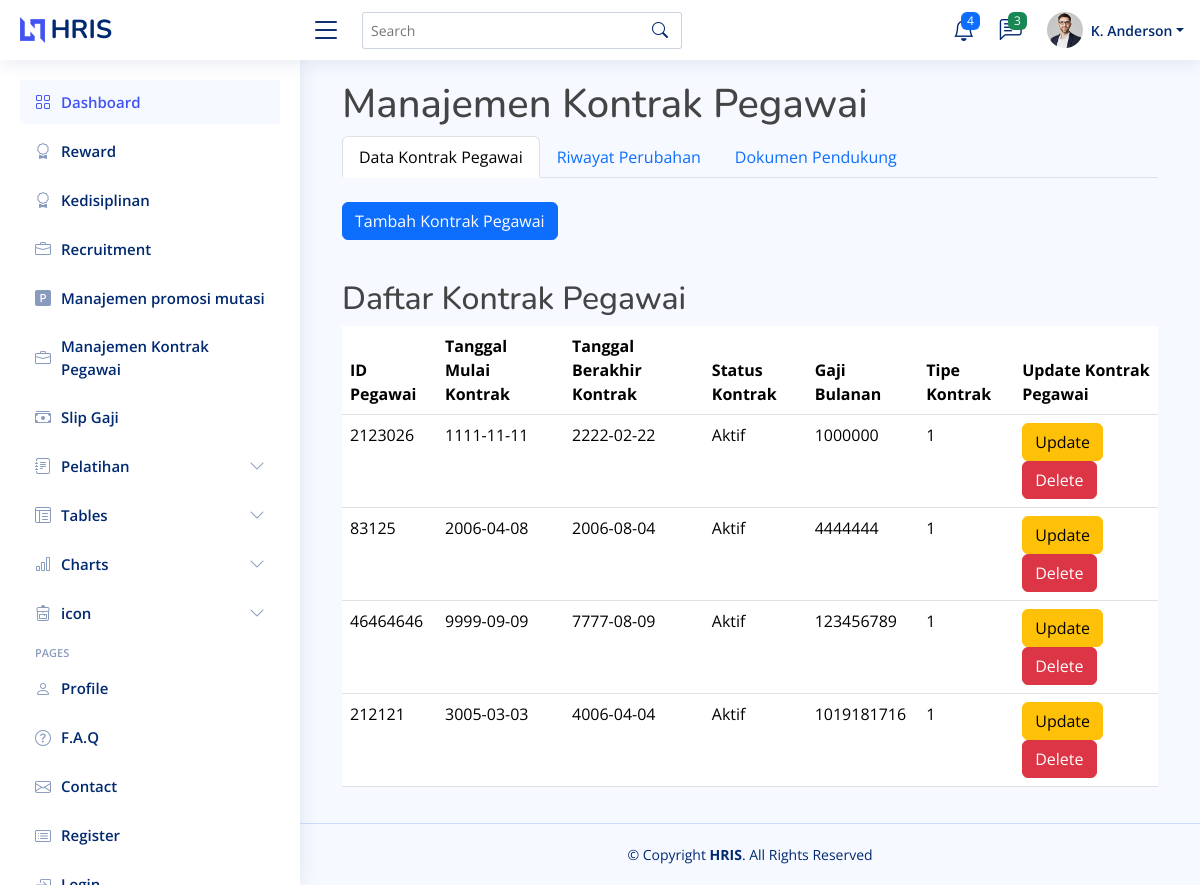
The page /kontrak_pegawai/index.php on the database its author committed.
### kontrak_pegawai/index.php (the view, shortened to what this page needs)
<?php
include '../template/header.php';
include '../template/sidebar.php';
include '../connection.php';
function getData($table) {
    global $conn;
    $result = $conn->query("SELECT * FROM `$table` WHERE `status_kontrak` = 'Aktif'");
    if ($result) {
        return $result->fetch_all(MYSQLI_ASSOC);
    } else {
        return [];
    }
}
$kontrak_pegawai = getData('kontrak pegawai');
?>
<main id="main" class="main">
    <div class="container">
        <h1>Manajemen Kontrak Pegawai</h1>
        <ul class="nav nav-tabs" id="kontrakPegawaiTab" role="tablist">
            <li class="nav-item" role="presentation">
                <a class="nav-link active" id="kontrak-tab" data-bs-toggle="tab" href="#kontrak" role="tab" aria-controls="kontrak" aria-selected="true">Data Kontrak Pegawai</a>
            </li>
            <li class="nav-item" role="presentation">
                <a class="nav-link" id="riwayat-tab" data-bs-toggle="tab" href="#riwayat" role="tab" aria-controls="riwayat" aria-selected="false">Riwayat Perubahan</a>
            </li>
            <li class="nav-item" role="presentation">
                <a class="nav-link" id="dokumen-tab" data-bs-toggle="tab" href="#dokumen" role="tab" aria-controls="dokumen" aria-selected="false">Dokumen Pendukung</a>
            </li>
        </ul>
        <div class="tab-content" id="kontrakPegawaiTabContent">
            <div class="tab-pane fade show active" id="kontrak" role="tabpanel" aria-labelledby="kontrak-tab">
                <button class="btn btn-primary mb-3" onclick="window.location.href='submit_kontrak.php'">Tambah Kontrak Pegawai</button>
                <h2 class="mt-4">Daftar Kontrak Pegawai</h2>
                <table class="table">
                    <thead>
                        <tr>
                            <th>ID Pegawai</th>
                            <th>Tanggal Mulai Kontrak</th>
                            <th>Tanggal Berakhir Kontrak</th>
                            <th>Status Kontrak</th>
                            <th>Gaji Bulanan</th>
                            <th>Tipe Kontrak</th>
                            <th>Update Kontrak Pegawai</th>
                        </tr>
                    </thead>
                    <tbody>
                        <?php foreach ($kontrak_pegawai as $row): ?>
                            <tr>
                                <td><?= $row['id_pegawai'] ?></td>
                                <td><?= $row['tanggal_mulai_kontrak'] ?></td>
                                <td><?= $row['tanggal_berakhir_kontrak'] ?></td>
                                <td><?= $row['status_kontrak'] ?></td>
                                <td><?= $row['gaji_bulanan'] ?></td>
                                <td><?= $row['tipe_kontrak'] ?></td>
                                <td>
                                    <a href="edit_kontrak.php?id=<?= $row['id_pegawai'] ?>" class="btn btn-warning">Update</a>
                                    <a href="delete_kontrak.php?id=<?= $row['id_pegawai'] ?>" class="btn btn-danger" onclick="return confirm('Are you sure you want to delete this contract?');">Delete</a>
                                </td>
                            </tr>
                        <?php endforeach; ?>
                    </tbody>
                </table>
            </div>
        </div>
    </div>
</main>
<?php
include '../template/footer.php';
?>

### template/header.php (shortened to what this page needs)
<!DOCTYPE html>
<html lang="en">
<head>
    <link href="<?php echo BASE_URL; ?>/hris/assets/vendor/bootstrap/css/bootstrap.min.css" rel="stylesheet">
    <link href="<?php echo BASE_URL; ?>/hris/assets/vendor/bootstrap-icons/bootstrap-icons.css" rel="stylesheet">
    <link href="<?php echo BASE_URL; ?>/hris/assets/vendor/boxicons/css/boxicons.min.css" rel="stylesheet">
    <link href="<?php echo BASE_URL; ?>/hris/assets/vendor/quill/quill.snow.css" rel="stylesheet">
    <link href="<?php echo BASE_URL; ?>/hris/assets/vendor/quill/quill.bubble.css" rel="stylesheet">
    <link href="<?php echo BASE_URL; ?>/hris/assets/vendor/remixicon/remixicon.css" rel="stylesheet">
    <link href="<?php echo BASE_URL; ?>/hris/assets/vendor/simple-datatables/style.css" rel="stylesheet">
    <link href="<?php echo BASE_URL; ?>/hris/assets/css/style.css" rel="stylesheet">
</head>
<body>
    <header id="header" class="header fixed-top d-flex align-items-center">
        <div class="d-flex align-items-center justify-content-between">
            <a href="index.html" class="logo d-flex align-items-center">
                <img src="<?php echo BASE_URL; ?>/hris/assets/img/logo.png" alt="">
                <span class="d-none d-lg-block">HRIS</span>
            </a>
            <i class="bi bi-list toggle-sidebar-btn"></i>
        </div>
        <div class="search-bar">
            <form class="search-form d-flex align-items-center" method="POST" action="#">
                <input type="text" name="query" placeholder="Search" title="Enter search keyword">
                <button type="submit" title="Search"><i class="bi bi-search"></i></button>
            </form>
        </div>
        <nav class="header-nav ms-auto">
            <ul class="d-flex align-items-center">
                <li class="nav-item dropdown">
                    <a class="nav-link nav-icon" href="#" data-bs-toggle="dropdown">
                        <i class="bi bi-bell"></i>
                        <span class="badge bg-primary badge-number">4</span>
                    </a>
                </li>
                <li class="nav-item dropdown">
                    <a class="nav-link nav-icon" href="#" data-bs-toggle="dropdown">
                        <i class="bi bi-chat-left-text"></i>
                        <span class="badge bg-success badge-number">3</span>
                    </a>
                </li>
                <li class="nav-item dropdown pe-3">
                    <a class="nav-link nav-profile d-flex align-items-center pe-0" href="#" data-bs-toggle="dropdown">
                        <img src="<?php echo BASE_URL; ?>/hris/assets/img/profile-img.jpg" alt="Profile" class="rounded-circle">
                        <span class="d-none d-md-block dropdown-toggle ps-2">K. Anderson</span>
                    </a>
                </li>
            </ul>
        </nav>
    </header>

### template/sidebar.php (shortened to what this page needs)
<aside id="sidebar" class="sidebar">
    <ul class="sidebar-nav" id="sidebar-nav">
        <li class="nav-item">
            <a class="nav-link " href="<?php echo BASE_URL; ?>/hris/index.php">
                <i class="bi bi-grid"></i>
                <span>Dashboard</span>
            </a>
        </li>
        <li class="nav-item">
            <a class="nav-link collapsed" data-bs-target="#components-nav" data-bs-toggle="collapse" href="<?php echo BASE_URL; ?>/hris/reward/index.php">
                <i class="bi bi-award"></i><span>Reward</span></i>
            </a>
        </li>
        <li class="nav-item">
            <a class="nav-link collapsed" data-bs-target="#components-nav" data-bs-toggle="collapse" href="<?php echo BASE_URL; ?>/hris/kedisiplinan/index.php">
                <i class="bi bi-award"></i><span>Kedisiplinan</span></i>
            </a>
        </li>
        <li class="nav-item">
            <a class="nav-link collapsed" href="<?php echo BASE_URL; ?>/hris/recruitment/index.php">
                <i class="bi bi-briefcase"></i><span>Recruitment</span>
            </a>
        </li>
        <li class="nav-item">
            <a class="nav-link collapsed" href="<?php echo BASE_URL; ?>/hris/promosi_mutasi/promosi.php">
            <i class="bi bi-p-square-fill"></i><span>Manajemen promosi mutasi</span>
        </a>
        </li>
        <li class="nav-item">
        <a class="nav-link collapsed" href="<?php echo BASE_URL; ?>/hris/kontrak_pegawai/index.php">
            <i class="bi bi-briefcase"></i><span>Manajemen Kontrak Pegawai</span>
        </a>
        <li class="nav-item">
        <a class="nav-link collapsed" href="<?php echo BASE_URL; ?>/hris/slip_gaji/index.php">
            <i class="bi bi-cash-stack"></i><span>Slip Gaji</span>
        </a>
    </li>
        <li class="nav-item">
            <a class="nav-link collapsed" data-bs-target="#forms-nav" data-bs-toggle="collapse" href="#">
                <i class="bi bi-journal-text"></i><span>Pelatihan</span><i class="bi bi-chevron-down ms-auto"></i>
            </a>
        </li>
        <li class="nav-item">
            <a class="nav-link collapsed" data-bs-target="#tables-nav" data-bs-toggle="collapse" href="#">
                <i class="bi bi-layout-text-window-reverse"></i><span>Tables</span><i class="bi bi-chevron-down ms-auto"></i>
            </a>
        </li>
        <li class="nav-item">
            <a class="nav-link collapsed" data-bs-target="#charts-nav" data-bs-toggle="collapse" href="#">
                <i class="bi bi-bar-chart"></i><span>Charts</span><i class="bi bi-chevron-down ms-auto"></i>
            </a>
        </li>
        <li class="nav-item">
            <a class="nav-link collapsed" data-bs-target="#icons-nav" data-bs-toggle="collapse" href="<?php echo BASE_URL; ?>/hris/reward/index.php">
                <i class="bi bi-backpack4"></i><span>icon</span><i class="bi bi-chevron-down ms-auto"></i>
            </a>
        </li>
        <li class="nav-heading">Pages</li>
        <li class="nav-item">
            <a class="nav-link collapsed" href="users-profile.html">
                <i class="bi bi-person"></i>
                <span>Profile</span>
            </a>
        </li>
        <li class="nav-item">
            <a class="nav-link collapsed" href="pages-faq.html">
                <i class="bi bi-question-circle"></i>
                <span>F.A.Q</span>
            </a>
        </li>
        <li class="nav-item">
            <a class="nav-link collapsed" href="pages-contact.html">
                <i class="bi bi-envelope"></i>
                <span>Contact</span>
            </a>
        </li>
        <li class="nav-item">
            <a class="nav-link collapsed" href="pages-register.html">
                <i class="bi bi-card-list"></i>
                <span>Register</span>
            </a>
        </li>
        <li class="nav-item">
            <a class="nav-link collapsed" href="pages-login.html">
                <i class="bi bi-box-arrow-in-right"></i>
                <span>Login</span>
            </a>
        </li>
    </ul>
</aside>

### template/footer.php (shortened to what this page needs)
<footer id="footer" class="footer">
    <div class="copyright">
        &copy; Copyright <strong><span>HRIS</span></strong>. All Rights Reserved
    </div>
</footer>
</body>
</html>

### assets/css/style.css (style rules this page uses)
:root { scroll-behavior: smooth; }
body { font-family: "Open Sans", sans-serif; background: #f6f9ff; color: #444444; }
a { color: #4154f1; text-decoration: none; }
h1, h2, h3, h4, h5, h6 { font-family: "Nunito", sans-serif; }
#main { margin-top: 60px; padding: 20px 30px; transition: all 0.3s; }
.logo { line-height: 1; }
@media (min-width: 1200px) { .logo { width: 280px; } }
.logo img { max-height: 26px; margin-right: 6px; }
.logo span { font-size: 26px; font-weight: 700; color: #012970; font-family: "Nunito", sans-serif; }
.header { transition: all 0.5s; z-index: 997; height: 60px; box-shadow: 0px 2px 20px rgba(1, 41, 112, 0.1); background-color: #fff; padding-left: 20px; }
.header .toggle-sidebar-btn { font-size: 32px; padding-left: 10px; cursor: pointer; color: #012970; }
.header .search-bar { min-width: 360px; padding: 0 20px; }
.header .search-form { width: 100%; }
.header .search-form input { border: 0; font-size: 14px; color: #012970; border: 1px solid rgba(1, 41, 112, 0.2); padding: 7px 38px 7px 8px; border-radius: 3px; transition: 0.3s; width: 100%; }
.header .search-form button { border: 0; padding: 0; margin-left: -30px; background: none; }
.header .search-form button i { color: #012970; }
.header-nav ul { list-style: none; }
.header-nav>ul { margin: 0; padding: 0; }
.header-nav .nav-icon { font-size: 22px; color: #012970; margin-right: 25px; position: relative; }
.header-nav .nav-profile { color: #012970; }
.header-nav .nav-profile img { max-height: 36px; }
.header-nav .nav-profile span { font-size: 14px; font-weight: 600; }
.header-nav .badge-number { position: absolute; inset: -2px -5px auto auto; font-weight: normal; font-size: 12px; padding: 3px 6px; }
.sidebar { position: fixed; top: 60px; left: 0; bottom: 0; width: 300px; z-index: 996; transition: all 0.3s; padding: 20px; overflow-y: auto; scrollbar-width: thin; scrollbar-color: #aab7cf transparent; box-shadow: 0px 0px 20px rgba(1, 41, 112, 0.1); background-color: #fff; }
@media (min-width: 1200px) { #main, #footer { margin-left: 300px; } }
.sidebar-nav { padding: 0; margin: 0; list-style: none; }
.sidebar-nav li { padding: 0; margin: 0; list-style: none; }
.sidebar-nav .nav-item { margin-bottom: 5px; }
.sidebar-nav .nav-heading { font-size: 11px; text-transform: uppercase; color: #899bbd; font-weight: 600; margin: 10px 0 5px 15px; }
.sidebar-nav .nav-link { display: flex; align-items: center; font-size: 15px; font-weight: 600; color: #4154f1; transition: 0.3; background: #f6f9ff; padding: 10px 15px; border-radius: 4px; }
.sidebar-nav .nav-link i { font-size: 16px; margin-right: 10px; color: #4154f1; }
.sidebar-nav .nav-link.collapsed { color: #012970; background: #fff; }
.sidebar-nav .nav-link.collapsed i { color: #899bbd; }
.sidebar-nav .nav-link .bi-chevron-down { margin-right: 0; transition: transform 0.2s ease-in-out; }
.footer { padding: 20px 0; font-size: 14px; transition: all 0.3s; border-top: 1px solid #cddfff; }
.footer .copyright { text-align: center; color: #012970; }

### kontrak_pegawai/index.php (style rules this page uses)
.tab-pane { transition: all 0.5s ease; }

### rows shown on the page
kontrak pegawai: id_pegawai "2123026", tanggal_mulai_kontrak "1111-11-11", tanggal_berakhir_kontrak "2222-02-22", status_kontrak "Aktif", gaji_bulanan "1000000", tipe_kontrak "1"
kontrak pegawai: id_pegawai "83125", tanggal_mulai_kontrak "2006-04-08", tanggal_berakhir_kontrak "2006-08-04", status_kontrak "Aktif", gaji_bulanan "4444444", tipe_kontrak "1"
kontrak pegawai: id_pegawai "46464646", tanggal_mulai_kontrak "9999-09-09", tanggal_berakhir_kontrak "7777-08-09", status_kontrak "Aktif", gaji_bulanan "123456789", tipe_kontrak "1"
kontrak pegawai: id_pegawai "212121", tanggal_mulai_kontrak "3005-03-03", tanggal_berakhir_kontrak "4006-04-04", status_kontrak "Aktif", gaji_bulanan "1019181716", tipe_kontrak "1"
